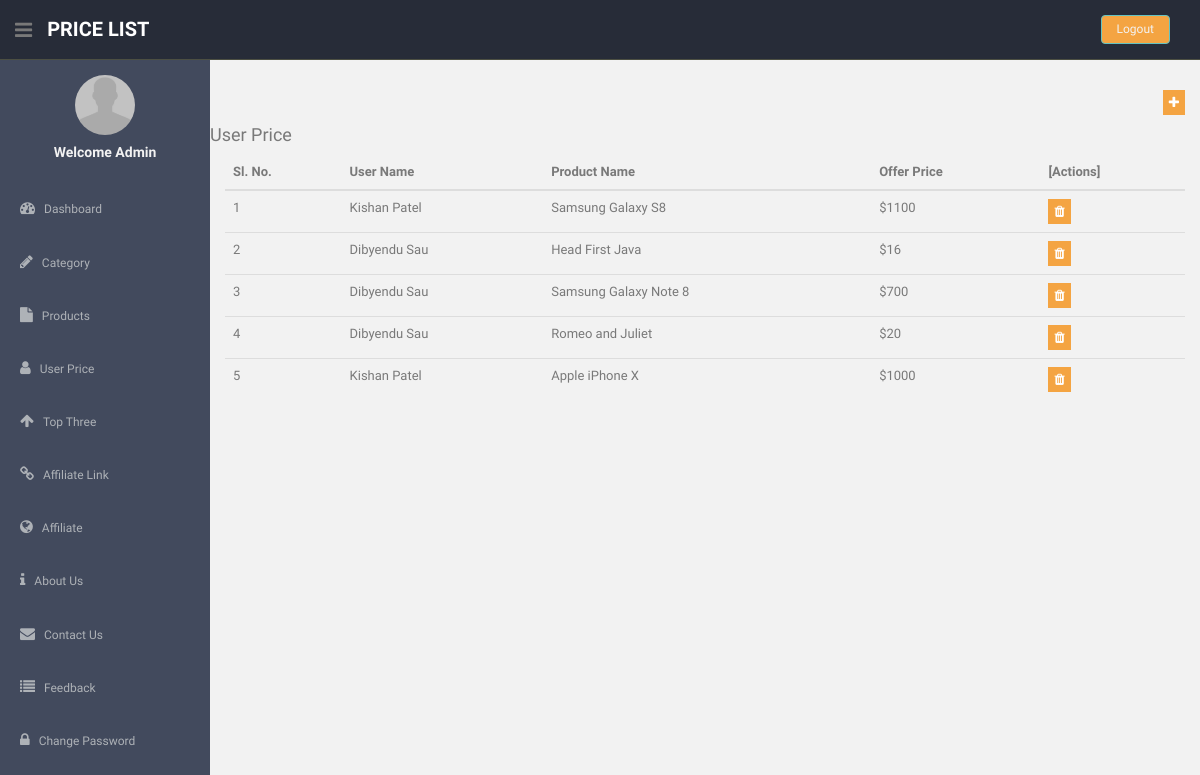
The app's page /admin/user_price.php (signed in) with its own data.
### tables this page shows
CREATE TABLE `user_price` (
  `id` int(11) NOT NULL,
  `u_id` int(11) NOT NULL,
  `p_id` int(11) NOT NULL,
  `price` double NOT NULL,
  `date` datetime NOT NULL
);

CREATE TABLE `users` (
  `uid` int(11) NOT NULL,
  `fname` varchar(25) NOT NULL,
  `lname` varchar(25) NOT NULL,
  `email` varchar(50) NOT NULL,
  `mobile` varchar(14) NOT NULL,
  `pass` varchar(25) NOT NULL,
  `date` datetime NOT NULL
);

CREATE TABLE `products` (
  `pid` int(11) NOT NULL,
  `cat_id` int(11) NOT NULL,
  `p_title` varchar(100) NOT NULL,
  `p_desc` text NOT NULL,
  `p_img` varchar(255) NOT NULL,
  `property` text NOT NULL,
  `p_price` float NOT NULL,
  `img_width` int(4) NOT NULL,
  `img_height` int(4) NOT NULL,
  `show_on_home` int(2) NOT NULL,
  `top_three` smallint(2) NOT NULL,
  `year` varchar(11) NOT NULL,
  `graph_values` text NOT NULL,
  `p_date` datetime NOT NULL
);

### admin/user_price.php (the view, shortened to what this page needs)
<?php include_once('header.php'); ?>
      <section id="main-content">
          <section class="wrapper site-min-height">
          	<div class="row">
          		<div class="col-md-12 text-right">
          			<a href="add_cat.php" title="Add Category"><span class="fa fa-plus"></span></a>
          		</div>
				<div class="clearfix"></div>
				<h4>User Price</h4>
				<div class="col-md-12 table-responsive">
					<?php
					$all_user_price_sql="SELECT id,u_id,p_id,price,lname,fname,p_title FROM user_price JOIN users ON user_price.u_id=users.uid JOIN products ON user_price.p_id=products.pid";
					$all_user_price_result=mysqli_query($con,$all_user_price_sql);
					if(mysqli_num_rows($all_user_price_result)>0){
						?>
						<table class="table table-hover">
							<thead>
								<tr>
									<th>Sl. No.</th>
									<th>User Name</th>
									<th>Product Name</th>
									<th>Offer Price</th>
									<th>[Actions]</th>
								</tr>
							</thead>
							<tbody>
							<?php
							$count=1;
							while($price=mysqli_fetch_assoc($all_user_price_result)){
							?>
							<tr>
								<td><?php echo $count; ?></td>
								<td><?php echo $price['fname'].' '.$price['lname']; ?></td>
								<td><?php echo $price['p_title']; ?></td>
								<td>$<?php echo $price['price']; ?></td>
								<td class="action-con">
									<a href="del_user_price.php?id=<?php echo $price['id']; ?>" title="Delete User Price"><span onclick="return del_confirm();" class="fa fa-trash"></span></a>
								</td>
							</tr>
							<?php
							$count++;
							}
							?>
							</tbody>
						</table>
							<?php
						}
					else{
						echo "<h4>No User's Offer Price Found</h4>";
					}
					?>
				</div>
	    	</div>
          </section>
       </section>
<?php include_once('footer.php'); ?>

### admin/assets/css/style.css (style rules this page uses)
section#main-content { padding-top: 30px !important; }
td.action-con .fa,.fa-plus { display: inline-block; padding: 6px; color: #FFF; background-color: #f4a442; }
body { color: #797979; background: #f2f2f2; font-family: 'Ruda', sans-serif; padding: 0px !important; margin: 0px !important; font-size:13px; }
a, a:hover, a:focus { text-decoration: none; outline: none; }
#main-content { margin-left: 210px; }
.wrapper { display: inline-block; margin-top: 60px; padding-left: 15px; padding-right: 15px; padding-bottom: 15px; padding-top: 0px; width: 100%; }
.site-min-height { min-height: 900px; }

### records on screen
user_price: users.fname "Kishan", users.lname "Patel", products.p_title "Samsung Galaxy S8", price "1100"
user_price: users.fname "Dibyendu", users.lname "Sau", products.p_title "Head First Java", price "16"
user_price: users.fname "Dibyendu", users.lname "Sau", products.p_title "Samsung Galaxy Note 8", price "700"
user_price: users.fname "Dibyendu", users.lname "Sau", products.p_title "Romeo and Juliet", price "20"
user_price: users.fname "Kishan", users.lname "Patel", products.p_title "Apple iPhone X", price "1000"
